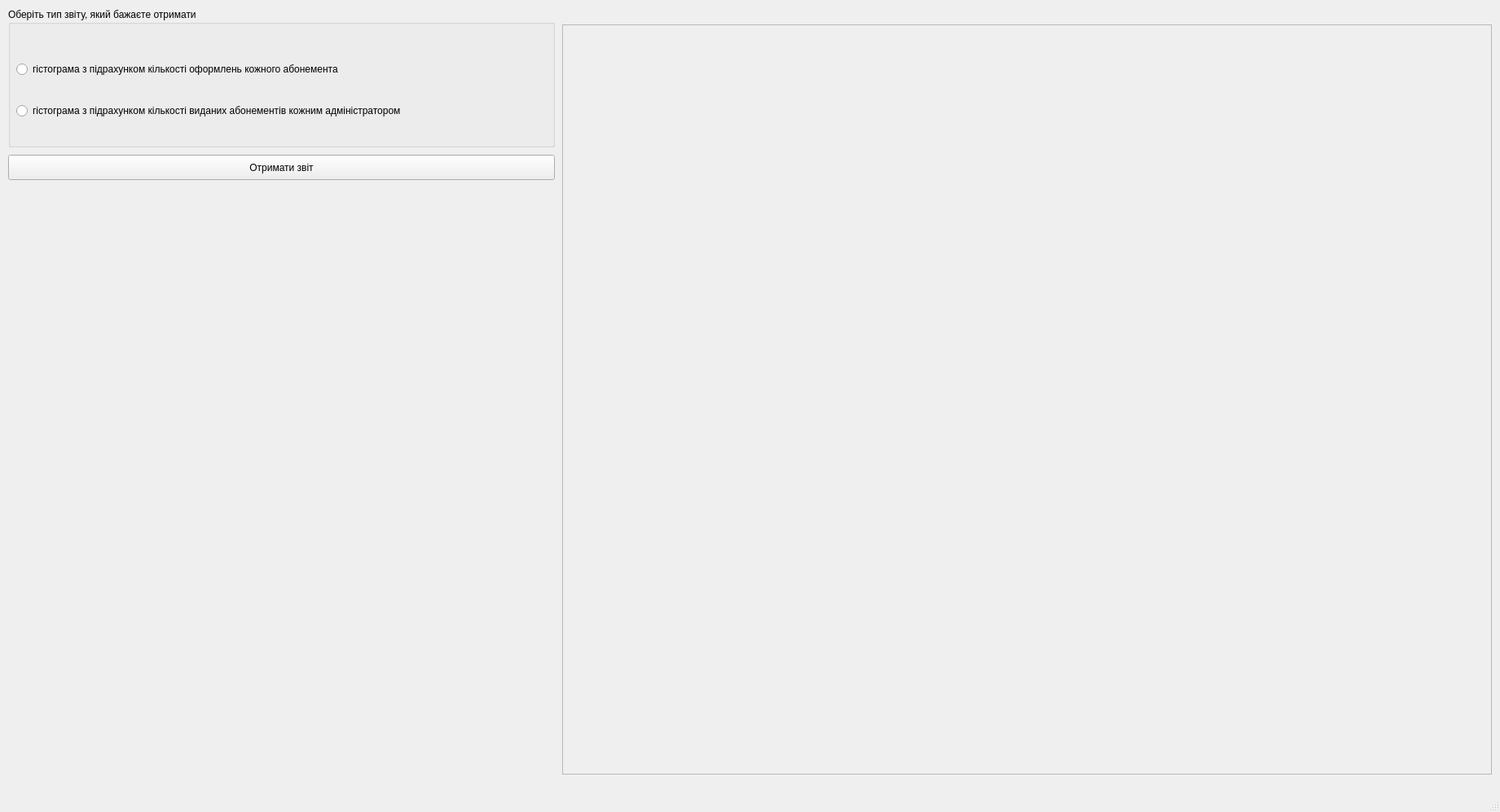
<?xml version="1.0" encoding="UTF-8"?>
<ui version="4.0">
 <class>ReportWindow</class>
 <widget class="QMainWindow" name="ReportWindow">
  <property name="geometry">
   <rect>
    <x>0</x>
    <y>0</y>
    <width>1841</width>
    <height>997</height>
   </rect>
  </property>
  <property name="windowTitle">
   <string>MainWindow</string>
  </property>
  <widget class="QWidget" name="centralwidget">
   <widget class="QFrame" name="frame">
    <property name="geometry">
     <rect>
      <x>690</x>
      <y>30</y>
      <width>1141</width>
      <height>921</height>
     </rect>
    </property>
    <property name="frameShape">
     <enum>QFrame::StyledPanel</enum>
    </property>
    <property name="frameShadow">
     <enum>QFrame::Raised</enum>
    </property>
   </widget>
   <widget class="QGroupBox" name="groupBox_2">
    <property name="geometry">
     <rect>
      <x>10</x>
      <y>10</y>
      <width>671</width>
      <height>171</height>
     </rect>
    </property>
    <property name="title">
     <string>Оберіть тип звіту, який бажаєте отримати</string>
    </property>
    <widget class="QWidget" name="layoutWidget">
     <property name="geometry">
      <rect>
       <x>10</x>
       <y>40</y>
       <width>651</width>
       <height>121</height>
      </rect>
     </property>
     <layout class="QVBoxLayout" name="verticalLayout">
      <item>
       <widget class="QRadioButton" name="radioButton_1">
        <property name="text">
         <string>гістограма з підрахунком кількості оформлень кожного абонемента</string>
        </property>
       </widget>
      </item>
      <item>
       <widget class="QRadioButton" name="radioButton_2">
        <property name="text">
         <string>гістограма з підрахунком кількості виданих абонементів кожним адміністратором</string>
        </property>
       </widget>
      </item>
     </layout>
    </widget>
   </widget>
   <widget class="QPushButton" name="pushButton">
    <property name="geometry">
     <rect>
      <x>10</x>
      <y>190</y>
      <width>671</width>
      <height>31</height>
     </rect>
    </property>
    <property name="text">
     <string>Отримати звіт</string>
    </property>
   </widget>
  </widget>
  <widget class="QMenuBar" name="menubar">
   <property name="geometry">
    <rect>
     <x>0</x>
     <y>0</y>
     <width>1841</width>
     <height>21</height>
    </rect>
   </property>
  </widget>
  <widget class="QStatusBar" name="statusbar"/>
 </widget>
 <resources/>
 <connections/>
</ui>
